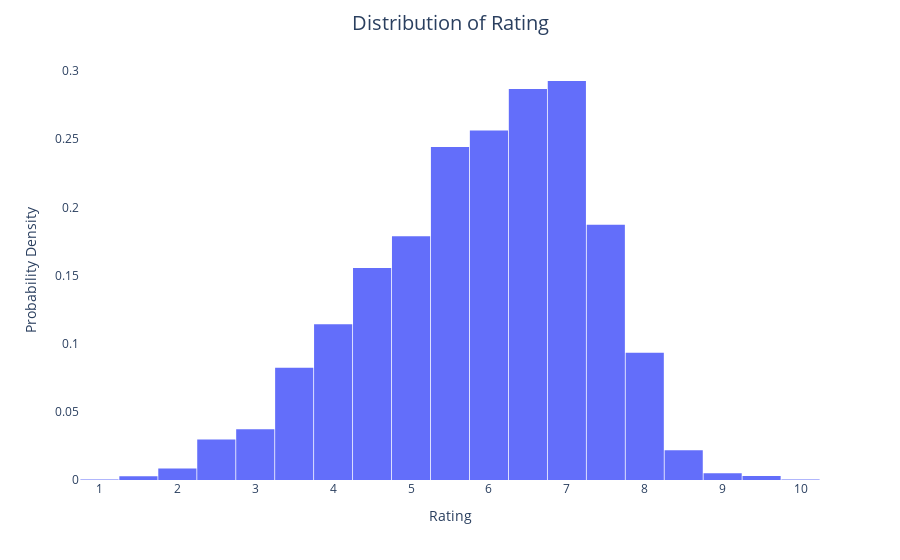

Write notebook code for a chart like this one.
### Code cell
rating = px.histogram(data, x = 'Rating', histnorm='probability density', nbins = 40)
rating.update_layout(title='Distribution of Rating', title_x=0.5, title_pad=dict(t=20), title_font=dict(size=20), xaxis_title='Rating', yaxis_title='Probability Density', xaxis=dict(showgrid=False), yaxis=dict(showgrid=False), bargap=0.02, plot_bgcolor = 'white')
rating.show()

### Figure 1 — Plotly figure (JSON) as saved in the notebook; plotly's stock layout.template omitted (floating-point values rounded to 4 significant figures; data arrays with more than 128 entries replaced by an {"elided": "..."} marker saying what was removed)
{"data": [{"alignmentgroup": "True", "bingroup": "x", "histnorm": "probability density", "hovertemplate": "Rating=%{x}<br>probability density=%{y}<extra></extra>", "legendgroup": "", "marker": {"color": "#636efa", "pattern": {"shape": ""}}, "name": "", "nbinsx": 40, "offsetgroup": "", "orientation": "v", "showlegend": false, "type": "histogram", "x": {"elided": "11979 float values"}, "xaxis": "x", "yaxis": "y"}], "layout": {"autosize": true, "bargap": 0.02, "barmode": "relative", "legend": {"tracegroupgap": 0}, "margin": {"t": 60}, "plot_bgcolor": "white", "title": {"font": {"size": 20}, "pad": {"t": 20}, "text": "Distribution of Rating", "x": 0.5}, "xaxis": {"anchor": "y", "autorange": true, "domain": [0, 1], "range": [0.75, 10.25], "showgrid": false, "title": {"text": "Rating"}, "type": "linear"}, "yaxis": {"anchor": "x", "autorange": true, "domain": [0, 1], "range": [0, 0.3081], "showgrid": false, "title": {"text": "Probability Density"}}}}
